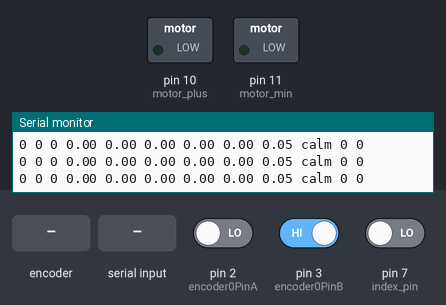
Bench run of a sketch on a simulated Arduino Uno, built with avr-gcc and run on an emulated ATmega328P. Parts: switched loads named in the sketch (green lamp = pin HIGH), the last lines printed to the serial monitor. Inputs (shaded band) come from the test bench; at power-on: pin 2 (encoder0PinA) LOW, pin 3 (encoder0PinB) HIGH, pin 7 (index_pin) LOW.

Above: at 1.2 s.
1.3 s: rotary encoder on pin 2 (encoder0PinA) / pin 3 (encoder0PinB) turned 2 steps (second pin leading)
At 2.2 s:
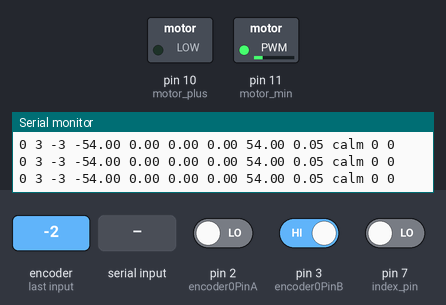
3.2 s: "30,150\n" received over Serial
At 4.1 s:
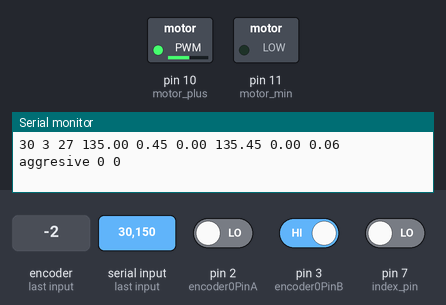
6.2 s: "90,45\n" received over Serial
At 6.9 s:
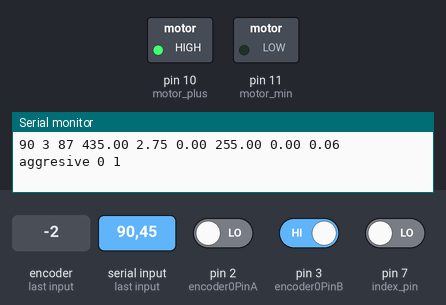
7.7 s: "0\n" received over Serial
At 8.3 s:
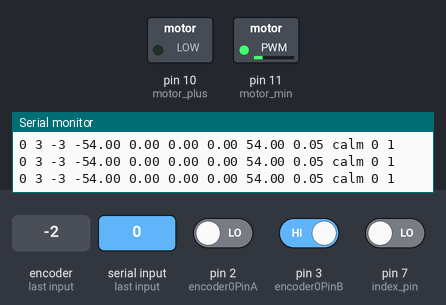
9.2 s: rotary encoder on pin 2 (encoder0PinA) / pin 3 (encoder0PinB) turned 2 steps (second pin leading)
At 10.5 s:
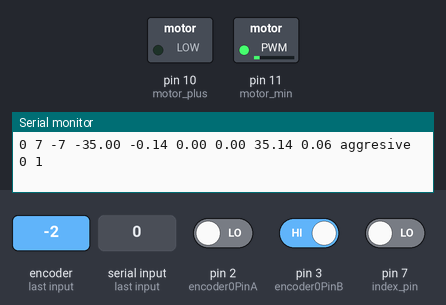
11.1 s: "30,150\n" received over Serial
At 13.0 s:
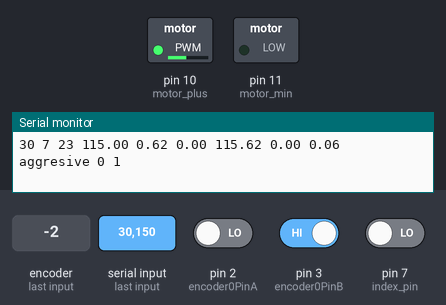
Timing chart, 0 to 15.1 s (numbered marks = the images above; inputs shaded):
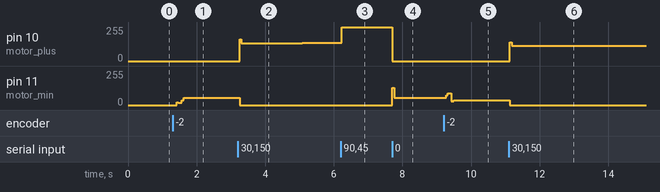

Measured:
- after the input at 1.3 s, pin 11 (motor_min): 0/255 → 18/255 after 0.12 s, → 54/255 0.16 s later
- after the input at 3.2 s, pin 10 (motor_plus): 0/255 → 135/255 after 0.05 s, → 136/255 1.8 s later; pin 11 (motor_min): 54/255 → 0/255 after 0.05 s
- after the input at 6.2 s, pin 10 (motor_plus): 136/255 → 255/255 at once
- after the input at 7.7 s, pin 10 (motor_plus): 255/255 → 0/255 at once; pin 11 (motor_min): 0/255 → 54/255 at once
- after the input at 9.2 s, pin 11 (motor_min): 54/255 → 90/255 after 0.07 s, → 35/255 0.16 s later
- after the input at 11.1 s, pin 10 (motor_plus): 0/255 → 114/255 at once, → 115/255 0.48 s later, → 116/255 2.1 s later; pin 11 (motor_min): 35/255 → 0/255 at once

The sketch:

pid_adaptive_position_index.ino
```cpp
////////////////////////////////////////////
//        PID POSITION MOTOR              //
//    written by : Muhammad Husni         //
// PT SYERGIE AUTOMA TEKNOLOGI            //
////////////////////////////////////////////

///390 seputeran

#define encoder0PinA 2
#define encoder0PinB 3
int motor_plus = 10;
int motor_min = 11;
int encoder0Pos = 0;

int setpoint = 0;
int sensor;
int error;
float prev_error;

float P_control;
float kp = 5; //2.5
float kp_adaptive = 18;
float I_control;
float ki = 0.02; //0.025
float ki_adaptive = 0;
float I_windup_plus = 255;
float I_windup_min = -255;
float kd = 0.05;
float kd_adaptive = 0.05;
float D_control;
float saturation_min = -255;
float saturation_plus = 255;

float pid = 0;
float pid_plus;
float pid_min;


float Time;
float elapsedTime = 0.1;
float timePrev;

String mode;

char data;

String readString;
int index_pin = 7;
int index_state;
int last_dir;
void setup() {
  // put your setup code here, to run once:
  Serial.begin(9600);
  pinMode(index_pin, INPUT);
  pinMode(motor_plus, OUTPUT);
  pinMode(motor_min, OUTPUT);
  attachInterrupt(0, doEncoder, CHANGE);
}

void loop() {
  // put your main code here, to run repeatedly:
  //setpoint
  //setpoint = 228;
  index_state = digitalRead(index_pin);

   while (Serial.available()) {
    char c = Serial.read();  //gets one byte from serial buffer
    readString += c; //makes the string readString
    delay(2);  //slow looping to allow buffer to fill with next character
  }

    if (readString.length() >0) {
    Serial.println(readString);  //so you can see the captured string
    setpoint = readString.toInt();  //convert readString into a number
    }
 readString=""; //empty for next input

  if ((setpoint == 0) && (sensor == 0) && (index_state == 1) && (last_dir == 1)){
    sensor = 0;
    encoder0Pos = 0;
    error = 1;

  } else if ((setpoint == 0) && (sensor == 0) && (index_state == 1) && (last_dir == -1)){
    sensor = 0;
    encoder0Pos = 0;
    error = -1;
  } else {

  //read sensor
  sensor = encoder0Pos;

  //error
  error = setpoint-sensor;
  }

  if (5 < abs(error)){
  //pid control
  P_control = kp*error;
  I_control = (ki*error*elapsedTime) + I_control;
  D_control = kd*(error-prev_error)/elapsedTime;
  mode = "aggresive";
  } else {
  //adaptive pid control
  P_control = kp_adaptive * error;
  I_control = (ki_adaptive*error*elapsedTime) + 0;
  D_control = kd_adaptive*(error-prev_error)/elapsedTime;
  mode = "calm";
  }
  //Integral Windup
  if (I_control > I_windup_plus){
    I_control = I_windup_plus;
  }
  else if (I_control < I_windup_min){
    I_control = I_windup_min;
  }
  else {
    I_control = I_control;
  }

  //Derivative control + derivative kick

  //P+I+D control

  pid = P_control + I_control + D_control;

  //saturation

  if (pid > saturation_plus){
    last_dir = 1;
    pid = saturation_plus;
    I_windup_plus = saturation_plus - (P_control+D_control);
  }
  else {
    pid = pid;
    I_windup_plus = saturation_plus;
    I_windup_min = saturation_min;
  }

  if (pid < saturation_min){
    last_dir = -1;
    pid = saturation_min;
    I_windup_min = saturation_min + (P_control+D_control);
  }
  else {
    pid = pid;
    I_windup_plus = saturation_plus;
    I_windup_min = saturation_min;
  }
  //*/

  //pwm
  if (pid > 0){
   pid_plus = pid;
   pid_min = 0;

  }  else if (pid < 0){
   pid_plus = 0;
   pid_min = abs(pid);

  }

//
  analogWrite(motor_min, pid_min);
  analogWrite(motor_plus, pid_plus);

  //timer
  timePrev = Time;                            // the previous time is stored before the actual time read
  Time = millis();                            // actual time read
  elapsedTime = (Time - timePrev) / 1000;
  prev_error = error;

  Serial.print (setpoint);
  Serial.print (" ");
  Serial.print (sensor);
  Serial.print (" ");
  Serial.print(error);
  Serial.print (" ");
  Serial.print(P_control);
  Serial.print (" ");
  Serial.print(I_control);
  Serial.print (" ");
  Serial.print(D_control);
  Serial.print (" ");
  Serial.print(pid_plus);
  Serial.print (" ");
  Serial.print(pid_min);
  Serial.print (" ");
  Serial.print(elapsedTime);
  Serial.print (" ");
  Serial.print (mode);
  Serial.print (" ");
  Serial.print (index_state);
  Serial.print (" ");
  Serial.println (last_dir);
}


void doEncoder()
{
  if (digitalRead(encoder0PinA) == digitalRead(encoder0PinB))
  {
  encoder0Pos++;
  }
  else
  {
  encoder0Pos--;
  }

}
```
